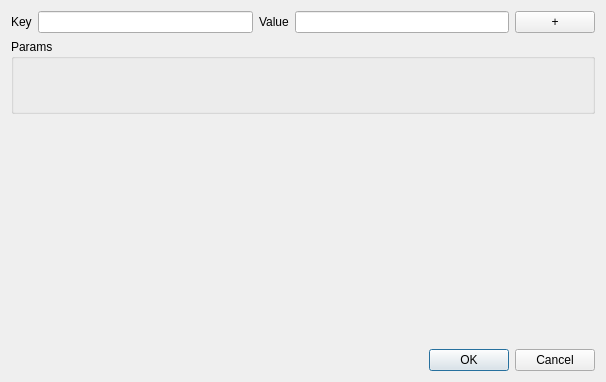
<?xml version="1.0" encoding="UTF-8"?>
<ui version="4.0">
 <class>PostDataGen</class>
 <widget class="QDialog" name="PostDataGen">
  <property name="geometry">
   <rect>
    <x>0</x>
    <y>0</y>
    <width>606</width>
    <height>382</height>
   </rect>
  </property>
  <property name="windowTitle">
   <string>Dialog</string>
  </property>
  <layout class="QVBoxLayout" name="verticalLayout">
   <item>
    <layout class="QHBoxLayout" name="horizontalLayout_2">
     <item>
      <widget class="QLabel" name="keyLabel">
       <property name="text">
        <string>Key</string>
       </property>
      </widget>
     </item>
     <item>
      <widget class="QLineEdit" name="paramNameEdit"/>
     </item>
     <item>
      <widget class="QLabel" name="valueLabel">
       <property name="text">
        <string>Value</string>
       </property>
      </widget>
     </item>
     <item>
      <widget class="QLineEdit" name="paramVlueEdit"/>
     </item>
     <item>
      <widget class="QPushButton" name="addParamButton">
       <property name="text">
        <string>+</string>
       </property>
      </widget>
     </item>
    </layout>
   </item>
   <item>
    <widget class="QGroupBox" name="groupBox">
     <property name="title">
      <string>Params</string>
     </property>
     <layout class="QGridLayout" name="gridLayout">
      <item row="1" column="0">
       <widget class="QLabel" name="spacerLabel">
        <property name="minimumSize">
         <size>
          <width>30</width>
          <height>0</height>
         </size>
        </property>
        <property name="text">
         <string/>
        </property>
       </widget>
      </item>
      <item row="0" column="0">
       <widget class="QLabel" name="spacerLabel_2">
        <property name="minimumSize">
         <size>
          <width>30</width>
          <height>0</height>
         </size>
        </property>
        <property name="text">
         <string/>
        </property>
       </widget>
      </item>
     </layout>
    </widget>
   </item>
   <item>
    <spacer name="verticalSpacer">
     <property name="orientation">
      <enum>Qt::Vertical</enum>
     </property>
     <property name="sizeHint" stdset="0">
      <size>
       <width>20</width>
       <height>223</height>
      </size>
     </property>
    </spacer>
   </item>
   <item>
    <layout class="QHBoxLayout" name="horizontalLayout">
     <item>
      <spacer name="horizontalSpacer">
       <property name="orientation">
        <enum>Qt::Horizontal</enum>
       </property>
       <property name="sizeHint" stdset="0">
        <size>
         <width>40</width>
         <height>20</height>
        </size>
       </property>
      </spacer>
     </item>
     <item>
      <widget class="QDialogButtonBox" name="buttonBox">
       <property name="orientation">
        <enum>Qt::Horizontal</enum>
       </property>
       <property name="standardButtons">
        <set>QDialogButtonBox::Cancel|QDialogButtonBox::Ok</set>
       </property>
      </widget>
     </item>
    </layout>
   </item>
  </layout>
 </widget>
 <resources/>
 <connections>
  <connection>
   <sender>buttonBox</sender>
   <signal>accepted()</signal>
   <receiver>PostDataGen</receiver>
   <slot>accept()</slot>
   <hints>
    <hint type="sourcelabel">
     <x>248</x>
     <y>254</y>
    </hint>
    <hint type="destinationlabel">
     <x>157</x>
     <y>274</y>
    </hint>
   </hints>
  </connection>
  <connection>
   <sender>buttonBox</sender>
   <signal>rejected()</signal>
   <receiver>PostDataGen</receiver>
   <slot>reject()</slot>
   <hints>
    <hint type="sourcelabel">
     <x>316</x>
     <y>260</y>
    </hint>
    <hint type="destinationlabel">
     <x>286</x>
     <y>274</y>
    </hint>
   </hints>
  </connection>
 </connections>
</ui>
